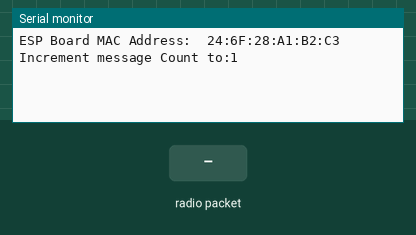
Bench run of a sketch on a simulated ESP8266 (NodeMCU). Shown: the last lines printed to the serial monitor. The test bench sets the inputs (shaded band).

Above: at 1.2 s.
1.3 s: radio packet "1" arrives
At 1.9 s:
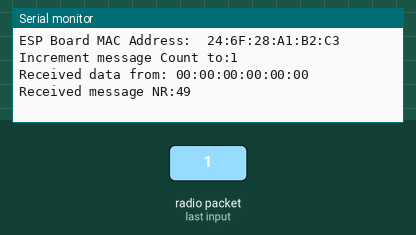
2.8 s: radio packet "0" arrives
At 3.8 s:
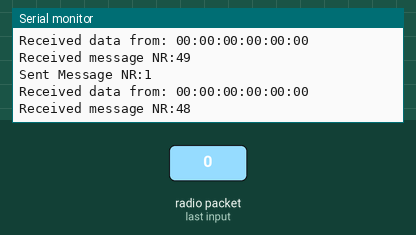
4.3 s: radio packet "2" arrives
At 4.9 s:
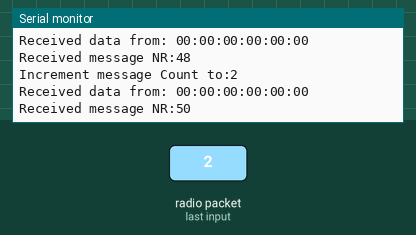

The sketch:

Test2_ECU2.ino
```cpp
#include <ESP8266WiFi.h>
#include <espnow.h>
#define MasterECU
#define MY_ECU 1     //ECU number
#define WIFI_CHANNEL 1
#define MY_ROLE ESP_NOW_ROLE_COMBO        // set the role of this device: CONTROLLER, SLAVE, COMBO
#define RECEIVER_ROLE ESP_NOW_ROLE_COMBO  // set the role of the receiver

  /*replaceValueHere*/ uint8_t receiverAddress1[] = { 0xF4, 0xCF, 0xA2, 0x5D, 0x75, 0x28 };    //  this ECU MAC address ,only for example purposes
 // /*replaceValueHere*/ uint8_t receiverAddress2[] = { 0x5C, 0xCF, 0x7F, 0x09, 0xBA, 0x5C };  //  ECU 2

struct __attribute__((packed)) dataPacketTransmission {
  uint8_t messageCount;  // MessageCounter
};

dataPacketTransmission TranssmisionPacket={0};

void transmissionComplete(uint8_t *receiver_mac, uint8_t transmissionStatus) {
  if (transmissionStatus == 0) {
    Serial.print("Sent Message NR:");
    Serial.println(TranssmisionPacket.messageCount);
  } else {
     Serial.print("Transmission Error ");
  }
}

void dataReceived(uint8_t *senderMac, uint8_t *data, uint8_t dataLength) {
  char macStr[18];
  snprintf(macStr, sizeof(macStr), "%02x:%02x:%02x:%02x:%02x:%02x", senderMac[0], senderMac[1], senderMac[2], senderMac[3], senderMac[4], senderMac[5]);

  Serial.println();
  Serial.print("Received data from: ");
  Serial.println(macStr);

 Serial.print("Received message NR:");
 Serial.println(data[0]);
}

void setup(){
  Serial.begin(115200);
  Serial.println();
  Serial.print("ESP Board MAC Address:  ");
  Serial.println(WiFi.macAddress());

  WiFi.mode(WIFI_STA);
  WiFi.disconnect();  // we do not want to connect to a WiFi network

  if (esp_now_init() != 0) {
    Serial.println("ESP-NOW initialization failed");
    return;
  }

  esp_now_set_self_role(MY_ROLE);
  esp_now_register_send_cb(transmissionComplete);  // this function will get called once all data is sent
  esp_now_register_recv_cb(dataReceived);

  esp_now_add_peer(receiverAddress1, RECEIVER_ROLE, WIFI_CHANNEL, NULL, 0);

}

void loop(){
  delay(1000);
  TranssmisionPacket.messageCount++;
  Serial.print("Increment message Count to:");
  Serial.println(TranssmisionPacket.messageCount);
  delay(1000);
  esp_now_send(receiverAddress1, (uint8_t *)&TranssmisionPacket, sizeof(TranssmisionPacket));
  delay(1000);
}
```

Measured:
- after the input at 1.3 s, the serial monitor: prints a new line at once (image 1)
- after the input at 2.8 s, the serial monitor: prints a new line at once (image 2)
- after the input at 4.3 s, the serial monitor: prints a new line at once (image 3)
